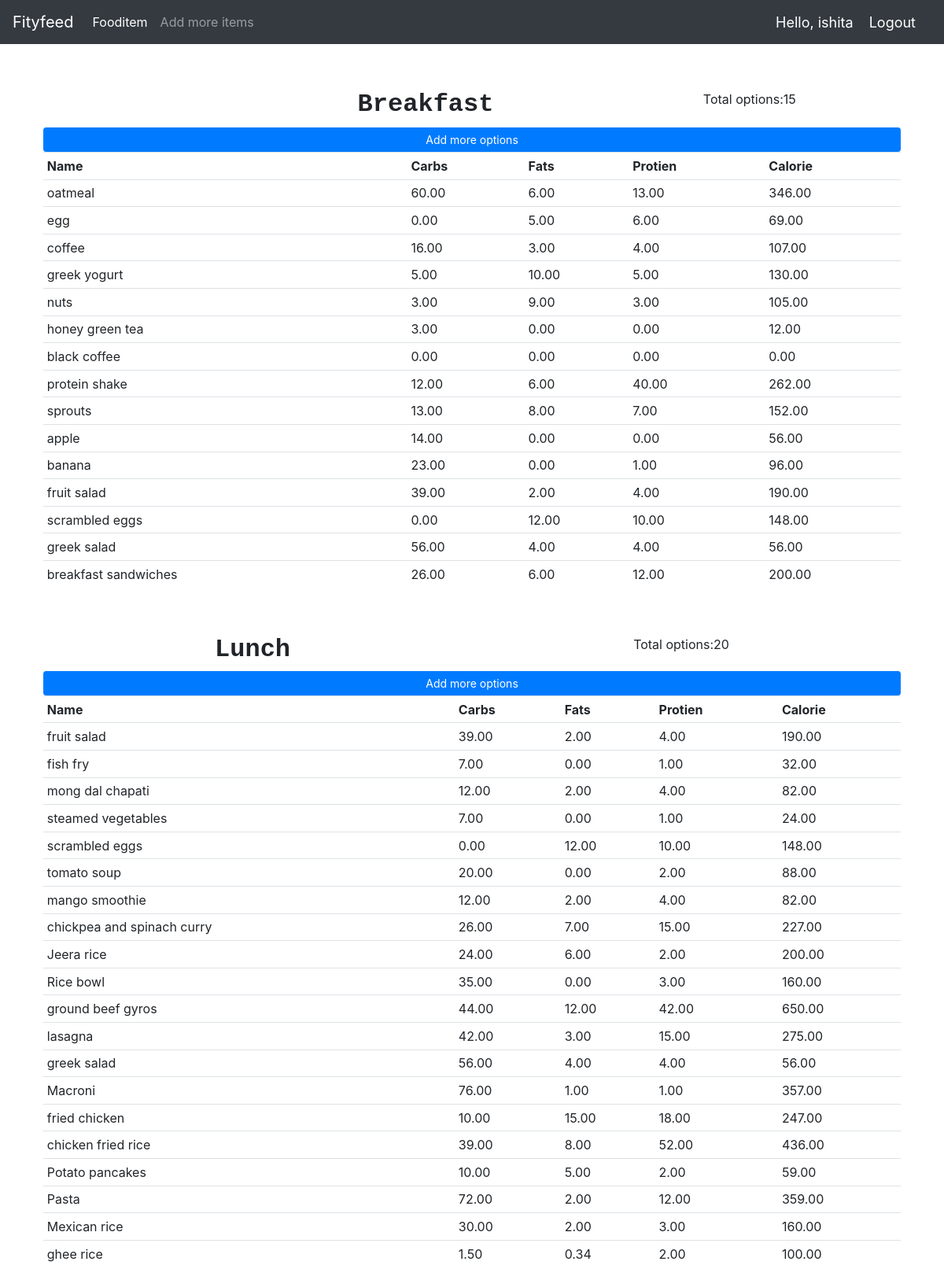
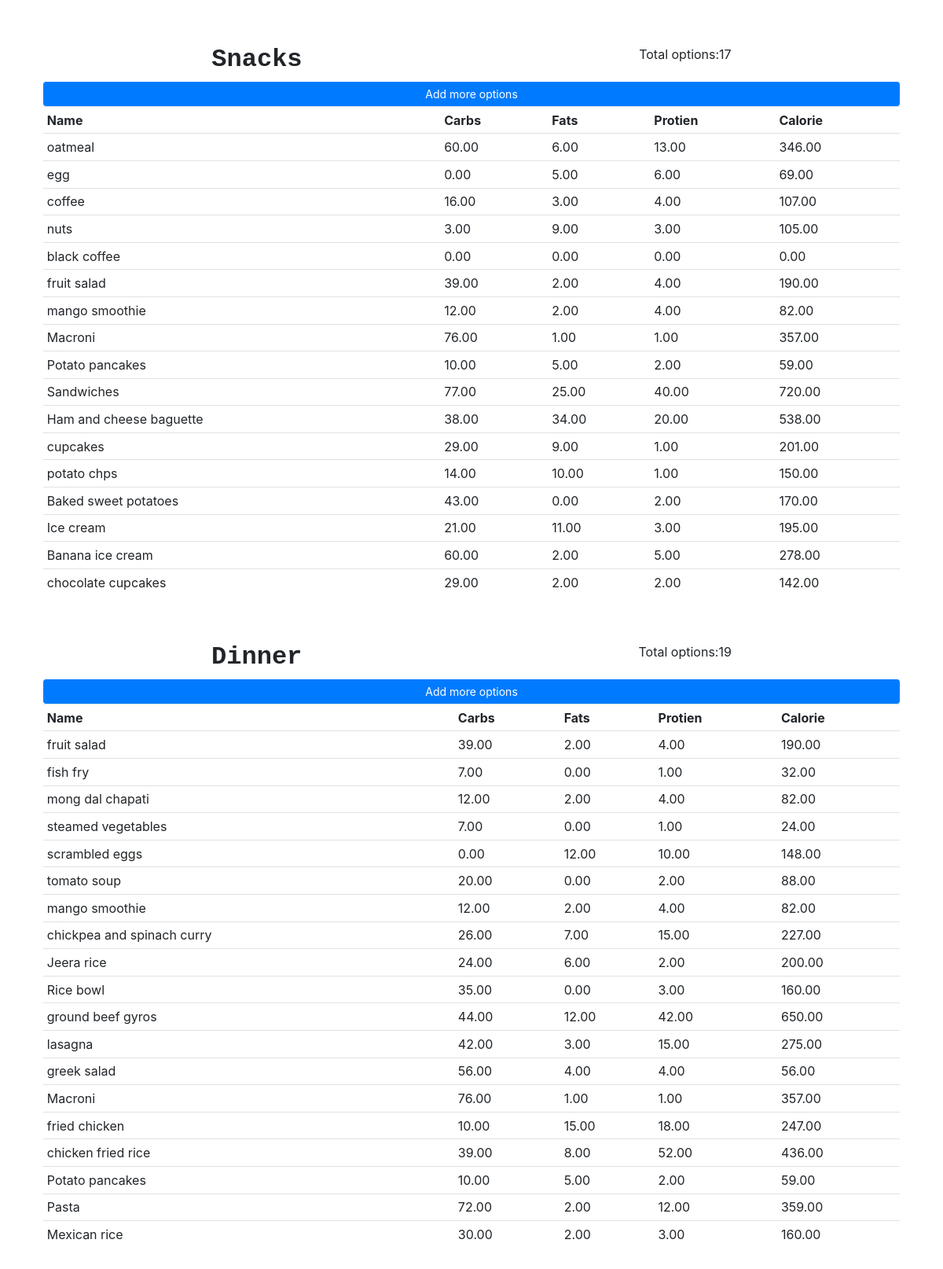
/product/ (signed in), run on the app's committed database (2 pictures, top to bottom).
### Fityfeed/models.py (models this page shows, shortened)
class Fooditem(models.Model):
    name = models.CharField(max_length=200)
    category = models.ManyToManyField(Category)
    carbohydrate = models.DecimalField(max_digits=5,decimal_places=2,default=0)
    fats = models.DecimalField(max_digits=5,decimal_places=2,default=0)
    protein = models.DecimalField(max_digits=5,decimal_places=2,default=0)
    calorie=models.DecimalField(max_digits=5,decimal_places=2,default=0,blank=True)
    quantity = models.IntegerField(default=1,null=True,blank=True)

### Fityfeed/decorators.py (the view)
        def wrapper_func(request,*args,**kwargs):
            group=None
            if request.user.groups.exists():
                group=request.user.groups.all()[0].name
            if group in allowed_roles:
                return view_func(request,*args,**kwargs)
            else:
                return HttpResponse("<h1>You are not allowed to access this page</h1>")

### Fityfeed/views.py (called while the page is built)
@login_required(login_url='login')
@allowed_users(allowed_roles=['admin'])
def fooditem(request):
    breakfast=Category.objects.filter(name='breakfast')[0].fooditem_set.all()
    bcnt=breakfast.count()
    lunch=Category.objects.filter(name='lunch')[0].fooditem_set.all()
    lcnt=lunch.count()
    dinner=Category.objects.filter(name='dinner')[0].fooditem_set.all()
    dcnt=dinner.count()
    snacks=Category.objects.filter(name='snacks')[0].fooditem_set.all()
    scnt=snacks.count()
    context={'breakfast':breakfast,
              'bcnt':bcnt,
              'lcnt':lcnt,
              'scnt':scnt,
              'dcnt':dcnt,
              'lunch':lunch,
              'dinner':dinner,
              'snacks':snacks,
            }
    return render(request,'fooditem.html',context)

### Fityfeed/templates/fooditem.html
{% extends 'main.html' %}
{% load static%}
{% block content %}
    <div class="flex-box-row">
        <br>
        <br>
        <h5 id="heading">Breakfast</h5>
        <h7>Total options:{{bcnt}}</h7>
            <a class="btn btn-primary  btn-sm btn-block" href="{% url 'createfooditem' %}">Add more options</a>
            <table class="table table-sm">
                <tr>
                    <th>Name</th>
                    <th>Carbs</th>
                    <th>Fats</th>
                    <th>Protien</th>
                    <th>Calorie</th>
                </tr>
               {% for items in breakfast %}
                <tr>
                    <td>{{items.name}} </td>
                    <td>{{items.carbohydrate}} </td>
                    <td>{{items.fats}} </td>
                    <td>{{items.protein}} </td>
                    <td>{{items.calorie}} </td>
                    </tr>
                {% endfor %}
            </table>
    </div>
    <br>
    <div class="flex-box-row">
        <h5 id="heading">Lunch</h5>
        <h7>Total options:{{lcnt}}</h7>
            <a class="btn btn-primary  btn-sm btn-block" href="{% url 'createfooditem' %}">Add more options</a>
            <table class="table table-sm">
                <tr>
                    <th>Name</th>
                    <th>Carbs</th>
                    <th>Fats</th>
                    <th>Protien</th>
                    <th>Calorie</th>
                </tr>
               {% for items in lunch %}
                <tr>
                    <td>{{items.name}} </td>
                    <td>{{items.carbohydrate}} </td>
                    <td>{{items.fats}} </td>
                    <td>{{items.protein}} </td>
                    <td>{{items.calorie}} </td>
                    </tr>
                {% endfor %}
            </table>
    </div>
    <br>
    <div class="flex-box-row">
        <h5 id="heading">Snacks</h5>
        <h7>Total options:{{scnt}}</h7>
            <a class="btn btn-primary  btn-sm btn-block" href="{% url 'createfooditem' %}">Add more options</a>
            <table class="table table-sm">
                <tr>
                    <th>Name</th>
                    <th>Carbs</th>
                    <th>Fats</th>
                    <th>Protien</th>
                    <th>Calorie</th>
                </tr>
               {% for items in snacks %}
                <tr>
                    <td>{{items.name}} </td>
                    <td>{{items.carbohydrate}} </td>
                    <td>{{items.fats}} </td>
                    <td>{{items.protein}} </td>
                    <td>{{items.calorie}} </td>
                    </tr>
                {% endfor %}
            </table>
    </div>
    <br>
    <div class="flex-box-row">
        <h5 id="heading">Dinner</h5>
        <h7>Total options:{{dcnt}}</h7>
            <a class="btn btn-primary  btn-sm btn-block" href="{% url 'createfooditem' %}">Add more options</a>
            <table class="table table-sm">
                <tr>
                    <th>Name</th>
                    <th>Carbs</th>
                    <th>Fats</th>
                    <th>Protien</th>
                    <th>Calorie</th>
                </tr>
               {% for items in dinner %}
                <tr>
                    <td>{{items.name}} </td>
                    <td>{{items.carbohydrate}} </td>
                    <td>{{items.fats}} </td>
                    <td>{{items.protein}} </td>
                    <td>{{items.calorie}} </td>
                    </tr>
                {% endfor %}
            </table>
    </div>
    <br>
</div>
{% endblock %}

### Fityfeed/templates/navbar.html (shortened to what this page needs)
{% load static%}
<nav class="navbar navbar-expand-lg navbar-dark bg-dark">
    <a class="navbar-brand" href="{% url 'home' %}">Fityfeed</a>
    <div class="collapse navbar-collapse" id="navbarSupportedContent">
    {% if request.user.is_staff %}
      <ul class="navbar-nav mr-auto">
        <li class="nav-item active">
          <a class="nav-link" href="{% url 'fooditem' %}">Fooditem<span class="sr-only">(current)</span></a>
        </li>
        <li class="nav-item">
          <a class="nav-link" href="{% url 'createfooditem' %}">Add more items</a>
        </li>
      </ul>
    {% endif %}
    </div>
    <span class="hello-msg">Hello, {{request.user}}</span>
    <span ><a  class="hello-msg" href="{% url 'logout' %}">Logout</a></span>
  </nav>

### static/css/main.css (style rules this page uses)
.flex-box-row { display:flex; padding : 10px; flex-wrap: wrap; justify-content: space-around; }
#heading { text-shadow: antiquewhite; font-family: 'Courier New', Courier, monospace; font-weight: 550; font-size: xx-large; text-align: left; }

### Fityfeed/templates/navbar.html (style rules this page uses)
.hello-msg { font-size: 18px; color: #fff; margin-right: 20px; }

### data on the page
Fooditem: name "oatmeal", carbohydrate "60.00", fats "6.00", protein "13.00", calorie "346.00"
Fooditem: name "egg", carbohydrate "0.00", fats "5.00", protein "6.00", calorie "69.00"
Fooditem: name "coffee", carbohydrate "16.00", fats "3.00", protein "4.00", calorie "107.00"
Fooditem: name "greek yogurt", carbohydrate "5.00", fats "10.00", protein "5.00", calorie "130.00"
Fooditem: name "nuts", carbohydrate "3.00", fats "9.00", protein "3.00", calorie "105.00"
Fooditem: name "honey green tea", carbohydrate "3.00", fats "0.00", protein "0.00", calorie "12.00"
Fooditem: name "black coffee", carbohydrate "0.00", fats "0.00", protein "0.00", calorie "0.00"
Fooditem: name "protein shake", carbohydrate "12.00", fats "6.00", protein "40.00", calorie "262.00"
Fooditem: name "sprouts", carbohydrate "13.00", fats "8.00", protein "7.00", calorie "152.00"
Fooditem: name "apple", carbohydrate "14.00", fats "0.00", protein "0.00", calorie "56.00"
Fooditem: name "banana", carbohydrate "23.00", fats "0.00", protein "1.00", calorie "96.00"
Fooditem: name "fruit salad", carbohydrate "39.00", fats "2.00", protein "4.00", calorie "190.00"
Fooditem: name "scrambled eggs", carbohydrate "0.00", fats "12.00", protein "10.00", calorie "148.00"
Fooditem: name "greek salad", carbohydrate "56.00", fats "4.00", protein "4.00", calorie "56.00"
Fooditem: name "breakfast sandwiches", carbohydrate "26.00", fats "6.00", protein "12.00", calorie "200.00"
Fooditem: name "fish fry", carbohydrate "7.00", fats "0.00", protein "1.00", calorie "32.00"
Fooditem: name "mong dal chapati", carbohydrate "12.00", fats "2.00", protein "4.00", calorie "82.00"
Fooditem: name "steamed vegetables", carbohydrate "7.00", fats "0.00", protein "1.00", calorie "24.00"
Fooditem: name "tomato soup", carbohydrate "20.00", fats "0.00", protein "2.00", calorie "88.00"
Fooditem: name "mango smoothie", carbohydrate "12.00", fats "2.00", protein "4.00", calorie "82.00"
Fooditem: name "chickpea and spinach curry", carbohydrate "26.00", fats "7.00", protein "15.00", calorie "227.00"
Fooditem: name "Jeera rice", carbohydrate "24.00", fats "6.00", protein "2.00", calorie "200.00"
Fooditem: name "Rice bowl", carbohydrate "35.00", fats "0.00", protein "3.00", calorie "160.00"
Fooditem: name "ground beef gyros", carbohydrate "44.00", fats "12.00", protein "42.00", calorie "650.00"
Fooditem: name "lasagna", carbohydrate "42.00", fats "3.00", protein "15.00", calorie "275.00"
Fooditem: name "Macroni", carbohydrate "76.00", fats "1.00", protein "1.00", calorie "357.00"
Fooditem: name "fried chicken", carbohydrate "10.00", fats "15.00", protein "18.00", calorie "247.00"
Fooditem: name "chicken fried rice", carbohydrate "39.00", fats "8.00", protein "52.00", calorie "436.00"
Fooditem: name "Potato pancakes", carbohydrate "10.00", fats "5.00", protein "2.00", calorie "59.00"
Fooditem: name "Pasta", carbohydrate "72.00", fats "2.00", protein "12.00", calorie "359.00"
Fooditem: name "Mexican rice", carbohydrate "30.00", fats "2.00", protein "3.00", calorie "160.00"
Fooditem: name "ghee rice", carbohydrate "1.50", fats "0.34", protein "2.00", calorie "100.00"
Fooditem: name "Sandwiches", carbohydrate "77.00", fats "25.00", protein "40.00", calorie "720.00"
Fooditem: name "Ham and cheese baguette", carbohydrate "38.00", fats "34.00", protein "20.00", calorie "538.00"
Fooditem: name "cupcakes", carbohydrate "29.00", fats "9.00", protein "1.00", calorie "201.00"
Fooditem: name "potato chps", carbohydrate "14.00", fats "10.00", protein "1.00", calorie "150.00"
Fooditem: name "Baked sweet potatoes", carbohydrate "43.00", fats "0.00", protein "2.00", calorie "170.00"
Fooditem: name "Ice cream", carbohydrate "21.00", fats "11.00", protein "3.00", calorie "195.00"
Fooditem: name "Banana ice cream", carbohydrate "60.00", fats "2.00", protein "5.00", calorie "278.00"
Fooditem: name "chocolate cupcakes", carbohydrate "29.00", fats "2.00", protein "2.00", calorie "142.00"

### other printed values
{{ request.user }} "ishita"
{{ bcnt }} "15"
{{ lcnt }} "20"
{{ scnt }} "17"
{{ dcnt }} "19"
